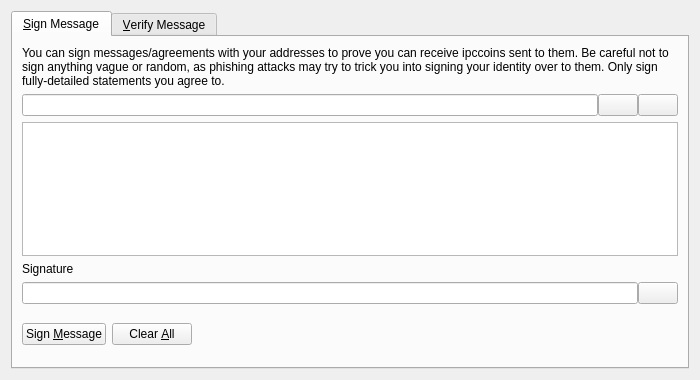
<?xml version="1.0" encoding="UTF-8"?>
<ui version="4.0">
 <class>SignVerifyMessageDialog</class>
 <widget class="QDialog" name="SignVerifyMessageDialog">
  <property name="geometry">
   <rect>
    <x>0</x>
    <y>0</y>
    <width>700</width>
    <height>380</height>
   </rect>
  </property>
  <property name="windowTitle">
   <string>Signatures - Sign / Verify a Message</string>
  </property>
  <property name="modal">
   <bool>true</bool>
  </property>
  <layout class="QVBoxLayout" name="verticalLayout">
   <item>
    <widget class="QTabWidget" name="tabWidget">
     <property name="currentIndex">
      <number>0</number>
     </property>
     <widget class="QWidget" name="tabSignMessage">
      <attribute name="title">
       <string>&amp;Sign Message</string>
      </attribute>
      <layout class="QVBoxLayout" name="verticalLayout_SM">
       <item>
        <widget class="QLabel" name="infoLabel_SM">
         <property name="text">
          <string>You can sign messages/agreements with your addresses to prove you can receive ipccoins sent to them. Be careful not to sign anything vague or random, as phishing attacks may try to trick you into signing your identity over to them. Only sign fully-detailed statements you agree to.</string>
         </property>
         <property name="textFormat">
          <enum>Qt::PlainText</enum>
         </property>
         <property name="wordWrap">
          <bool>true</bool>
         </property>
        </widget>
       </item>
       <item>
        <layout class="QHBoxLayout" name="horizontalLayout_1_SM">
         <property name="spacing">
          <number>0</number>
         </property>
         <item>
          <widget class="QValidatedLineEdit" name="addressIn_SM">
           <property name="toolTip">
            <string>The IPCcoin address to sign the message with</string>
           </property>
          </widget>
         </item>
         <item>
          <widget class="QPushButton" name="addressBookButton_SM">
           <property name="toolTip">
            <string>Choose previously used address</string>
           </property>
           <property name="text">
            <string/>
           </property>
           <property name="icon">
            <iconset resource="../bitcoin.qrc">
             <normaloff>:/icons/address-book</normaloff>:/icons/address-book</iconset>
           </property>
           <property name="shortcut">
            <string>Alt+A</string>
           </property>
           <property name="autoDefault">
            <bool>false</bool>
           </property>
          </widget>
         </item>
         <item>
          <widget class="QPushButton" name="pasteButton_SM">
           <property name="toolTip">
            <string>Paste address from clipboard</string>
           </property>
           <property name="text">
            <string/>
           </property>
           <property name="icon">
            <iconset resource="../bitcoin.qrc">
             <normaloff>:/icons/editpaste</normaloff>:/icons/editpaste</iconset>
           </property>
           <property name="shortcut">
            <string>Alt+P</string>
           </property>
           <property name="autoDefault">
            <bool>false</bool>
           </property>
          </widget>
         </item>
        </layout>
       </item>
       <item>
        <widget class="QPlainTextEdit" name="messageIn_SM">
         <property name="toolTip">
          <string>Enter the message you want to sign here</string>
         </property>
        </widget>
       </item>
       <item>
        <widget class="QLabel" name="signatureLabel_SM">
         <property name="text">
          <string>Signature</string>
         </property>
         <property name="textFormat">
          <enum>Qt::PlainText</enum>
         </property>
        </widget>
       </item>
       <item>
        <layout class="QHBoxLayout" name="horizontalLayout_2_SM">
         <property name="spacing">
          <number>0</number>
         </property>
         <item>
          <widget class="QLineEdit" name="signatureOut_SM">
           <property name="font">
            <font>
             <italic>true</italic>
            </font>
           </property>
           <property name="readOnly">
            <bool>true</bool>
           </property>
          </widget>
         </item>
         <item>
          <widget class="QPushButton" name="copySignatureButton_SM">
           <property name="toolTip">
            <string>Copy the current signature to the system clipboard</string>
           </property>
           <property name="text">
            <string/>
           </property>
           <property name="icon">
            <iconset resource="../bitcoin.qrc">
             <normaloff>:/icons/editcopy</normaloff>:/icons/editcopy</iconset>
           </property>
           <property name="autoDefault">
            <bool>false</bool>
           </property>
          </widget>
         </item>
        </layout>
       </item>
       <item>
        <layout class="QHBoxLayout" name="horizontalLayout_3_SM">
         <item>
          <widget class="QPushButton" name="signMessageButton_SM">
           <property name="toolTip">
            <string>Sign the message to prove you own this IPCcoin address</string>
           </property>
           <property name="text">
            <string>Sign &amp;Message</string>
           </property>
           <property name="icon">
            <iconset resource="../bitcoin.qrc">
             <normaloff>:/icons/edit</normaloff>:/icons/edit</iconset>
           </property>
           <property name="autoDefault">
            <bool>false</bool>
           </property>
          </widget>
         </item>
         <item>
          <widget class="QPushButton" name="clearButton_SM">
           <property name="toolTip">
            <string>Reset all sign message fields</string>
           </property>
           <property name="text">
            <string>Clear &amp;All</string>
           </property>
           <property name="icon">
            <iconset resource="../bitcoin.qrc">
             <normaloff>:/icons/remove</normaloff>:/icons/remove</iconset>
           </property>
           <property name="autoDefault">
            <bool>false</bool>
           </property>
          </widget>
         </item>
         <item>
          <spacer name="horizontalSpacer_1_SM">
           <property name="orientation">
            <enum>Qt::Horizontal</enum>
           </property>
           <property name="sizeHint" stdset="0">
            <size>
             <width>40</width>
             <height>48</height>
            </size>
           </property>
          </spacer>
         </item>
         <item>
          <widget class="QLabel" name="statusLabel_SM">
           <property name="font">
            <font>
             <weight>75</weight>
             <bold>true</bold>
            </font>
           </property>
           <property name="text">
            <string/>
           </property>
           <property name="wordWrap">
            <bool>true</bool>
           </property>
          </widget>
         </item>
         <item>
          <spacer name="horizontalSpacer_2_SM">
           <property name="orientation">
            <enum>Qt::Horizontal</enum>
           </property>
           <property name="sizeHint" stdset="0">
            <size>
             <width>40</width>
             <height>48</height>
            </size>
           </property>
          </spacer>
         </item>
        </layout>
       </item>
      </layout>
     </widget>
     <widget class="QWidget" name="tabVerifyMessage">
      <attribute name="title">
       <string>&amp;Verify Message</string>
      </attribute>
      <layout class="QVBoxLayout" name="verticalLayout_VM">
       <item>
        <widget class="QLabel" name="infoLabel_VM">
         <property name="text">
          <string>Enter the receiver's address, message (ensure you copy line breaks, spaces, tabs, etc. exactly) and signature below to verify the message. Be careful not to read more into the signature than what is in the signed message itself, to avoid being tricked by a man-in-the-middle attack. Note that this only proves the signing party receives with the address, it cannot prove sendership of any transaction!</string>
         </property>
         <property name="textFormat">
          <enum>Qt::PlainText</enum>
         </property>
         <property name="alignment">
          <set>Qt::AlignLeading|Qt::AlignLeft|Qt::AlignTop</set>
         </property>
         <property name="wordWrap">
          <bool>true</bool>
         </property>
        </widget>
       </item>
       <item>
        <layout class="QHBoxLayout" name="horizontalLayout_1_VM">
         <property name="spacing">
          <number>0</number>
         </property>
         <item>
          <widget class="QValidatedLineEdit" name="addressIn_VM">
           <property name="toolTip">
            <string>The IPCcoin address the message was signed with</string>
           </property>
          </widget>
         </item>
         <item>
          <widget class="QPushButton" name="addressBookButton_VM">
           <property name="toolTip">
            <string>Choose previously used address</string>
           </property>
           <property name="text">
            <string/>
           </property>
           <property name="icon">
            <iconset resource="../bitcoin.qrc">
             <normaloff>:/icons/address-book</normaloff>:/icons/address-book</iconset>
           </property>
           <property name="shortcut">
            <string>Alt+A</string>
           </property>
           <property name="autoDefault">
            <bool>false</bool>
           </property>
          </widget>
         </item>
        </layout>
       </item>
       <item>
        <widget class="QPlainTextEdit" name="messageIn_VM"/>
       </item>
       <item>
        <widget class="QValidatedLineEdit" name="signatureIn_VM"/>
       </item>
       <item>
        <layout class="QHBoxLayout" name="horizontalLayout_2_VM">
         <item>
          <widget class="QPushButton" name="verifyMessageButton_VM">
           <property name="toolTip">
            <string>Verify the message to ensure it was signed with the specified IPCcoin address</string>
           </property>
           <property name="text">
            <string>Verify &amp;Message</string>
           </property>
           <property name="icon">
            <iconset resource="../bitcoin.qrc">
             <normaloff>:/icons/transaction_0</normaloff>:/icons/transaction_0</iconset>
           </property>
           <property name="autoDefault">
            <bool>false</bool>
           </property>
          </widget>
         </item>
         <item>
          <widget class="QPushButton" name="clearButton_VM">
           <property name="toolTip">
            <string>Reset all verify message fields</string>
           </property>
           <property name="text">
            <string>Clear &amp;All</string>
           </property>
           <property name="icon">
            <iconset resource="../bitcoin.qrc">
             <normaloff>:/icons/remove</normaloff>:/icons/remove</iconset>
           </property>
           <property name="autoDefault">
            <bool>false</bool>
           </property>
          </widget>
         </item>
         <item>
          <spacer name="horizontalSpacer_1_VM">
           <property name="orientation">
            <enum>Qt::Horizontal</enum>
           </property>
           <property name="sizeHint" stdset="0">
            <size>
             <width>40</width>
             <height>48</height>
            </size>
           </property>
          </spacer>
         </item>
         <item>
          <widget class="QLabel" name="statusLabel_VM">
           <property name="font">
            <font>
             <weight>75</weight>
             <bold>true</bold>
            </font>
           </property>
           <property name="text">
            <string/>
           </property>
           <property name="wordWrap">
            <bool>true</bool>
           </property>
          </widget>
         </item>
         <item>
          <spacer name="horizontalSpacer_2_VM">
           <property name="orientation">
            <enum>Qt::Horizontal</enum>
           </property>
           <property name="sizeHint" stdset="0">
            <size>
             <width>40</width>
             <height>48</height>
            </size>
           </property>
          </spacer>
         </item>
        </layout>
       </item>
      </layout>
     </widget>
    </widget>
   </item>
  </layout>
 </widget>
 <customwidgets>
  <customwidget>
   <class>QValidatedLineEdit</class>
   <extends>QLineEdit</extends>
   <header>qvalidatedlineedit.h</header>
  </customwidget>
 </customwidgets>
 <resources>
  <include location="../bitcoin.qrc"/>
 </resources>
 <connections/>
</ui>
